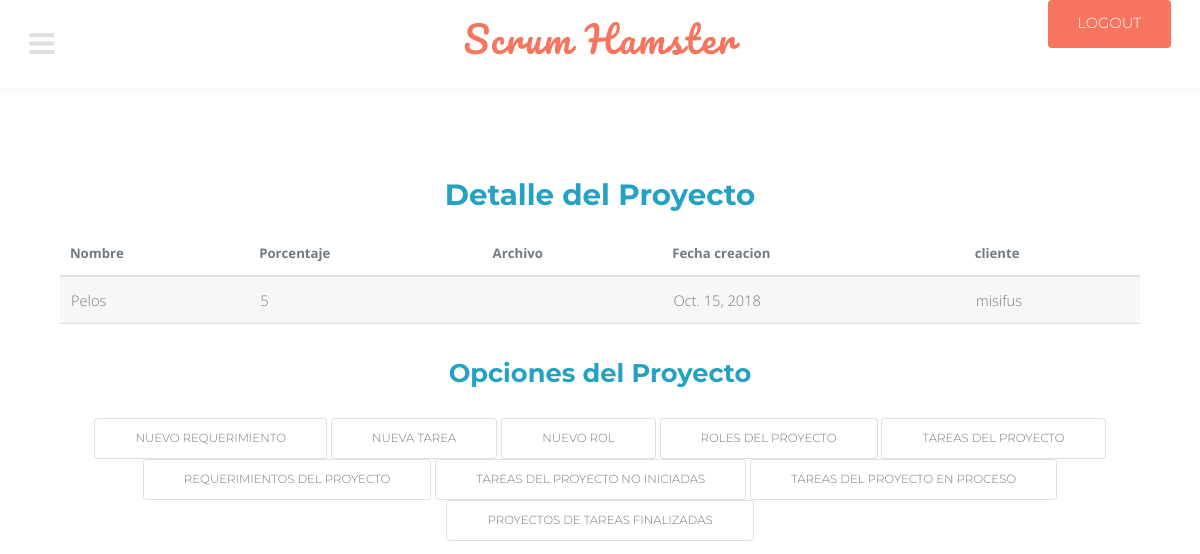
Screenshot of /view_project/1/ (signed in) with the database file from the repository.
### modules/models.py (models this page shows, shortened)
class project(models.Model):
    name = models.CharField(max_length = 75)
    percent = models.PositiveSmallIntegerField()
    created_at = models.DateField(auto_now_add = True)
    file = models.URLField(blank = True)
    client_id = models.ForeignKey(client, on_delete = models.CASCADE)

class client(models.Model):
    name = models.CharField(max_length = 75)
    telephone = models.CharField(max_length = 25)
    email = models.EmailField()
    address = models.CharField(max_length = 150)
    def __str__(self):
        return '%s' % (self.name)

### modules/views.py (the view)
# urls.py: path('view_project/<int:id>/', view_project, name = 'view_project'),
@login_required
def view_project(request, id):
    data = project.objects.get(id = id)
    return render(request, 'project/view.html', {'data': data})

### modules/templates/project/view.html
{% extends 'base.html' %}
{% block cont %}
<h1>Detalle del Proyecto</h1>
<table>
<thead>
		<tr>
			<th>Nombre</th>
			<th>Porcentaje</th>
			<th>Archivo</th>
			<th>Fecha creacion</th>
			<th>cliente</th>
		</tr>
	</thead>
<body>
<div>
	<tr>
    	<td>{{ data.name }}</td>
		<td>{{ data.percent }} </td>
		<td>{{ data.file }}</td>
		<td>{{ data.created_at }}</td>
		<td>{{ data.client_id }}</td>
	</tr>
</div>
</body>
</table>
<h2>Opciones del Proyecto</h2>
<div>
	<td>
<a href="{% url 'create_requirement' %}" class="button alt small">Nuevo Requerimiento</a>
<a href="{% url 'create_task' %}" class="button alt small">Nueva Tarea</a>
<a href="{% url 'create_rol' %}" class="button alt small">Nuevo Rol</a>
<a href="{% url 'project_rols' data.id %}" class="button alt small">Roles del Proyecto</a>
<a href="{% url 'project_tasks' data.id %}" class="button alt small">Tareas del Proyecto</a>
<a href="{% url 'project_requirements' data.id %}" class="button alt small">Requerimientos del proyecto</a>
<a href="{% url 'list_task_not_started' data.id %}" class="button alt small">Tareas del Proyecto No iniciadas</a>
<a href="{% url 'list_task_in_process' data.id %}" class="button alt small">Tareas del proyecto en proceso</a>
<a href="{% url 'list_task_finished' data.id %}" class="button alt small">Proyectos de tareas finalizadas</a>
</td>
</div>
{% endblock %}

### modules/static/assets/css/main.css (style rules this page uses)
html, body, div, span, applet, object, iframe, h1, h2, h3, h4, h5, h6, p, blockquote, pre, a, abbr, acronym, address, big, cite, code, del, dfn, em, img, ins, kbd, q, s, samp, small, strike, strong, sub, sup, tt, var, b, u, i, center, dl, dt, dd, ol, ul, li, fieldset, form, label, legend, table, caption, tbody, tfoot, thead, tr, th, td, article, aside, canvas, details, embed, figure, figcaption, footer, header, hgroup, menu, nav, output, ruby, section, summary, time, mark, audio, video { margin: 0; padding: 0; border: 0; font-size: 100%; font: inherit; vertical-align: baseline; }
body { line-height: 1; }
table { border-collapse: collapse; border-spacing: 0; }
body { -webkit-text-size-adjust: none; }
*, *:before, *:after { -moz-box-sizing: border-box; -webkit-box-sizing: border-box; box-sizing: border-box; }
body { -ms-overflow-style: scrollbar; }
body { background: #fff; }
body, input, select, textarea { color: #767d85; font-family: "Open Sans", Arial, Helvetica, sans-serif; font-size: 13pt; font-weight: 300; line-height: 1.65; }
@media screen and (max-width: 1680px) { body, input, select, textarea { font-size: 11pt; } }
@media screen and (max-width: 1280px) { body, input, select, textarea { font-size: 11pt; } }
a { color: #25a2c3; text-decoration: underline; }
h1, h2, h3, h4, h5, h6 { color: #727a82; font-weight: 700; font-family: "Montserrat", sans-serif; line-height: 1.5; margin: 0 0 1em 0; }
h1 { font-size: 2em; line-height: 1.3; }
h2 { font-size: 1.75em; }
table { margin: 0 0 2em 0; width: 100%; }
table tbody tr { border: solid 1px #dee1e3; border-left: 0; border-right: 0; }
table tbody tr:nth-child(2n + 1) { background-color: rgba(144, 144, 144, 0.075); }
table td { padding: 0.75em 0.75em; }
table th { color: #727a82; font-size: 0.9em; font-weight: 700; padding: 0 0.75em 0.75em 0.75em; text-align: left; }
table thead { border-bottom: solid 2px #dee1e3; }
input[type="submit"], input[type="reset"], input[type="button"], button, .button { -moz-appearance: none; -webkit-appearance: none; -ms-appearance: none; appearance: none; -moz-transition: background-color 0.2s ease-in-out, color 0.2s ease-in-out; -webkit-transition: background-color 0.2s ease-in-out, color 0.2s ease-in-out; -ms-transition: background-color 0.2s ease-in-out, color 0.2s ease-in-out; transition: background-color 0.2s ease-in-out, color 0.2s ease-in-out; background-color: #f6755e; border-radius: 4px; border: 0; color: #ffffff; cursor: pointer; display: inline-block; font-family: "Montserrat", sans-serif; height: 3.5em; line-height: 3.5em; padding: 0 3.5em; text-align: center; text-decoration: none; white-space: nowrap; text-transform: uppercase; }
input[type="submit"].small, input[type="reset"].small, input[type="button"].small, button.small, .button.small { font-size: 0.8em; }
input[type="submit"].alt, input[type="reset"].alt, input[type="button"].alt, button.alt, .button.alt { background-color: transparent; box-shadow: inset 0 0 0 1px #dee1e3; color: #727a82 !important; }
.wrapper h1, .wrapper h2, .wrapper h3, .wrapper h4, .wrapper h5 { color: #25a2c3; }
body { padding-top: 6em; }

### rows the page displays
project: name "Pelos", percent "5", created_at "Oct. 15, 2018", client_id "misifus"
